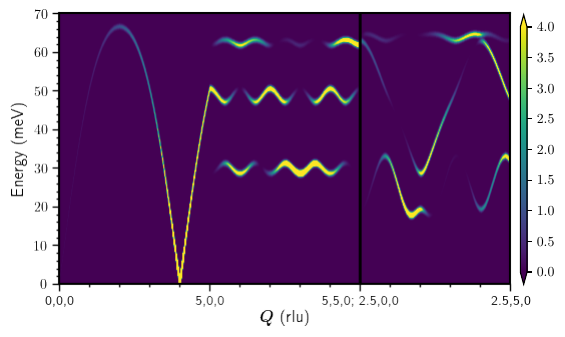

This figure's Python source:

from euphonic import ForceConstants, ureg
from euphonic.util import mp_grid

import matplotlib.pyplot as plt
import numpy as np

import matplotlib as mpl
mpl.rc('text', usetex=True)
mpl.rcParams['text.latex.preamble'] = r"\usepackage{bm}"



def get_Qpts(Q_start,Q_end,Q_steps):

    num_Q_path = len(Q_start)
    num_Q_steps = sum(Q_steps)
    Qpts = np.zeros((num_Q_steps,3))

    s = 0
    for qq in range(num_Q_path):
        Qpts[s:s+Q_steps[qq],0] = np.linspace(Q_start[qq][0],Q_end[qq][0],Q_steps[qq]+1)[:-1]
        Qpts[s:s+Q_steps[qq],1] = np.linspace(Q_start[qq][1],Q_end[qq][1],Q_steps[qq]+1)[:-1]
        Qpts[s:s+Q_steps[qq],2] = np.linspace(Q_start[qq][2],Q_end[qq][2],Q_steps[qq]+1)[:-1]
        s += Q_steps[qq]

    return Qpts

# -----------------------------


# Qpts path 
Qpts = get_Qpts(Q_start=[[0.0,0.0,0.0],
                         [5.0,0.0,0.0],
                         [2.5,0.0,0.0]],
                Q_end=[[5.0,0.0,0.0],
                       [5.0,5.0,0.0],
                       [2.5,5.0,0.0]],
                Q_steps=[251,251,251])
nQ = Qpts.shape[0]

# energy axis
e_bins = np.arange(-100,100,0.1)*ureg('meV')
e_fwhm = 1*ureg('meV')
Q_fwhm = 0.05*ureg('1/angstrom')

# temperature
T = 300*ureg('K')

fc = ForceConstants.from_phonopy(path='./')

# get DW factor
q_grid = mp_grid([25,25,25])
dw = fc.calculate_qpoint_phonon_modes(q_grid,asr='reciprocal')
dw = dw.calculate_debye_waller(temperature=T)

# get phonon eigenvectors on path
sqw = fc.calculate_qpoint_phonon_modes(Qpts,asr='reciprocal')

# get SQW colormap
sqw = sqw.calculate_structure_factor(dw=dw)
sqw = sqw.calculate_sqw_map(e_bins,temperature=T)
sqw = sqw.broaden(y_width=e_fwhm)

# get the data from the object
sqw = sqw.to_dict()
e = sqw['y_data'][:]
sf = sqw['z_data'][:,:]

# plot it
fig, ax = plt.subplots(figsize=(7,3.5))

extent = (0,3,e.min(),e.max())
im = ax.imshow(sf.T,aspect='auto',origin='lower',cmap='viridis',
        vmin=0,vmax=4,extent=extent)
fig.colorbar(im,ax=ax,extend='both',aspect=40,pad=0.02)


for axis in ['top','bottom','left','right']:
    ax.spines[axis].set_linewidth(1.5)
ax.minorticks_on()
ax.tick_params(which='both',width=1,labelsize='medium')
ax.tick_params(which='major',length=5)
ax.tick_params(which='minor',length=2)
ax.axis([0,1,0,70])
ax.set_xticks([0,1,2,3])
ax.plot([2,2],[0,e.max()],lw=2,ls='-',c='k')
ax.set_xticklabels(['0,0,0','5,0,0','5,5,0; 2.5,0,0','2.5,5,0'])
ax.set_rasterized(True)

ax.set_xlabel(r'$\bm{Q}$ (rlu)',labelpad=1.0,fontsize='large')
ax.set_ylabel(r'Energy (meV)',labelpad=5.0,fontsize='large')

plt.savefig('euphonic_sqw.pdf',bbox_inches='tight')







